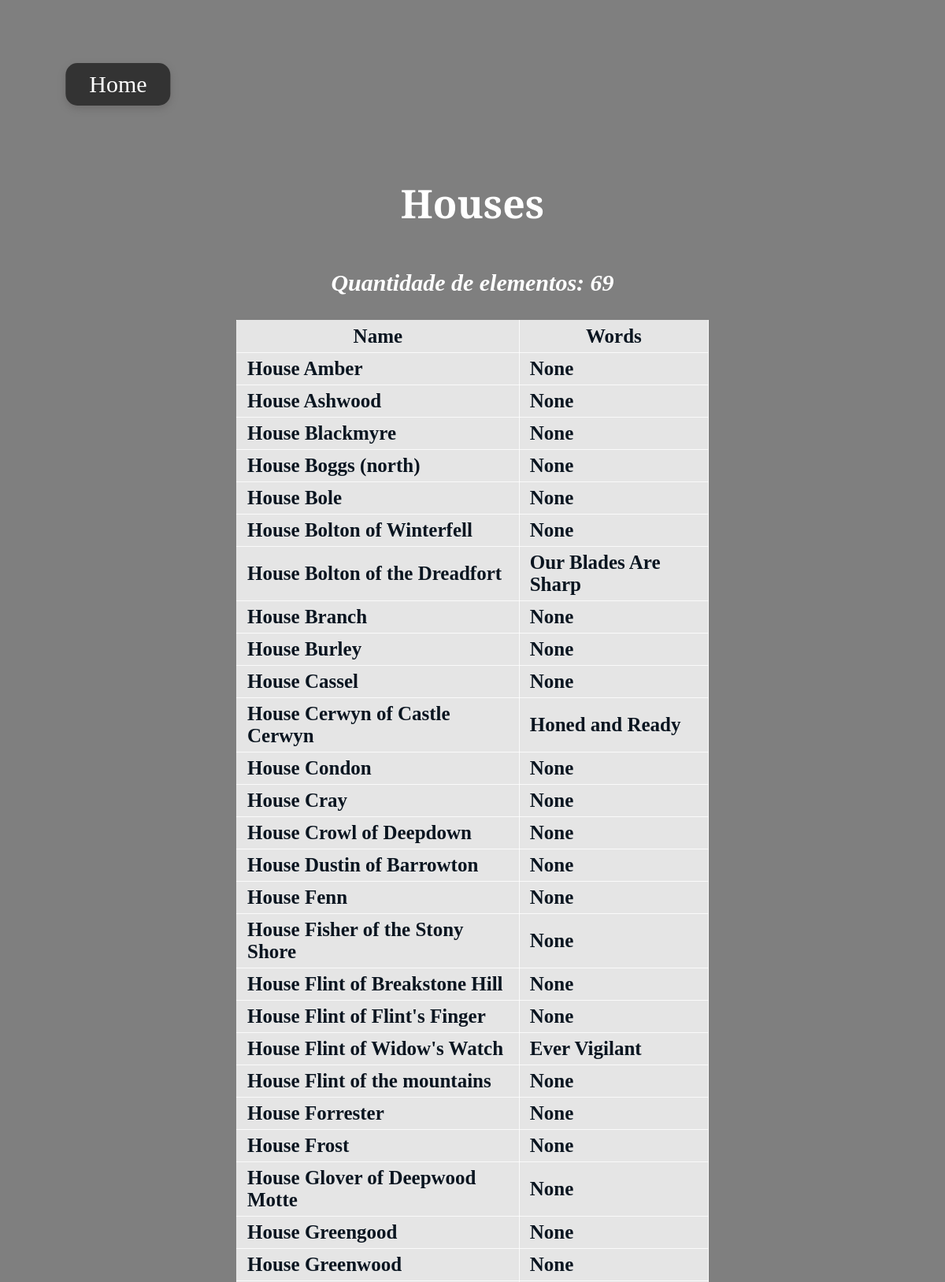
The page /regions/1/houses (upper part) on the database its author committed.
### tables this page shows
CREATE TABLE Houses (House_ID INTEGER PRIMARY KEY, House TEXT, Blazon_URL TEXT, Blazon_Description TEXT, City_ID INTEGER REFERENCES Cities (City_ID), Words TEXT);

### app.py (the view)
@APP.route('/regions/<int:id>/houses')
def houses_by_region(id):
    houses = db.execute(
        '''
        SELECT House, House_ID, Words
        FROM Houses natural join Cities natural join Regions
        WHERE Region_ID=?
        ORDER BY House
        ''', [id]).fetchall()
    if not houses:
        abort(404, 'Region ID {} does not exist.'.format(id))
    qtd = db.execute(
        '''
        SELECT count(house_id) AS qtd
        FROM Houses natural join Cities natural join Regions
        WHERE Region_ID=?;
        ''', [id]).fetchone()
    return render_template('housesbyregion.html', houses=houses, qtd=qtd)

### db.py (called while the page is built)
def execute(sql,args=None):
  global DB
  sql = re.sub('\s+',' ', sql)
  logging.info('SQL: {} Args: {}'.format(sql,args))
  return DB['cursor'].execute(sql, args) \
      if args != None else DB['cursor'].execute(sql)

### templates/housesbyregion.html (shortened to what this page needs)
<!DOCTYPE html>
<html lang="pt-BR">
<head>
    <link rel="stylesheet" href="../../static/css/lists.css"/>
</head>
<body>
    <button onclick="window.location.href='/'" class="btn-home">
        Home
    </button>
    <center><h1>Houses</h1>
      <p><i>Quantidade de elementos: {{qtd.qtd}}</i></p>
    </center>
    <table>
      <tr>
        <th>
          <b>Name</b>
        </th>
        <th>
          <b>Words</b>
        </th>
      </tr>
      {% for h in houses %}
      <tr>
        <td>
          <a href="/houses/{{ h.House_Id }}">{{ h.House }}</a>
        </td>
        <td>
          {{ h.Words }}
        </td>
      </tr>
      {% endfor %}
    </table>
</body>
</html>

### static/css/lists.css (style rules this page uses)
body { margin: 0; height: 100%; background-image: linear-gradient(rgba(0, 0, 0, 0.5), rgba(0, 0, 0, 0.5)), url('../map.jpg'); background-size: cover; background-position: center; background-attachment: fixed; color: white; justify-content: center; align-items: center; font-weight: bold; }
h1 { font-family: "Cinzel Decorative"; font-size: 50px; font-weight: bold; margin-top: 40px; justify-items: center; align-items: center; width: 50% !important; margin: 0 auto; margin-top: 70px; margin-bottom: 50px; }
p { font-size: 30px; }
a { font-size: 25px; color: inherit; text-decoration: none; transition: transform 0.3s ease; }
table { border-radius: 40px; align-items: center; width: 50% ; margin: auto; justify-content: center; font-size: 25px; color: #0a1520; padding: 0;border-collapse: collapse; }
table tr { border-top: 1px solid #cccccc; background-color: rgba(255, 255, 255, 0.80); margin: 0; padding: 0; }
table tr:nth-child(2n) { background-color: rgba(255, 255, 255, 0.80); }
table tr th { font-weight: bold; border: 1px solid rgba(255, 255, 255, 0.80); margin: 0; padding: 6px 13px; }
table tr td { border: 1px solid rgba(255, 255, 255, 0.80); margin: 0; padding: 6px 13px; }
table tr th :first-child, table tr td :first-child { margin-top: 0; }
table tr th :last-child, table tr td :last-child { margin-bottom: 0; }
.btn-home { font-family: 'Cinzel Decorative', serif; position: relative; top: 30px; left: 100px; margin: 50px; transform: translateX(-50%); padding: 10px 30px; font-size: 30px; border: none; background-color: #333; color: white; cursor: pointer; border-radius: 15px; transition: background-color 0.3s ease, transform 0.2s ease; box-shadow: 0 4px 10px rgba(86, 82, 82, 0.4); }

### rows shown on the page
Houses: House "House Amber", Words "None"
Houses: House "House Ashwood", Words "None"
Houses: House "House Blackmyre", Words "None"
Houses: House "House Boggs (north)", Words "None"
Houses: House "House Bole", Words "None"
Houses: House "House Bolton of Winterfell", Words "None"
Houses: House "House Bolton of the Dreadfort", Words "Our Blades Are Sharp"
Houses: House "House Branch", Words "None"
Houses: House "House Burley", Words "None"
Houses: House "House Cassel", Words "None"
Houses: House "House Cerwyn of Castle Cerwyn", Words "Honed and Ready"
Houses: House "House Condon", Words "None"
Houses: House "House Cray", Words "None"
Houses: House "House Crowl of Deepdown", Words "None"
Houses: House "House Dustin of Barrowton", Words "None"
Houses: House "House Fenn", Words "None"
Houses: House "House Fisher of the Stony Shore", Words "None"
Houses: House "House Flint of Breakstone Hill", Words "None"
Houses: House "House Flint of Flint's Finger", Words "None"
Houses: House "House Flint of Widow's Watch", Words "Ever Vigilant"
Houses: House "House Flint of the mountains", Words "None"
Houses: House "House Forrester", Words "None"
Houses: House "House Frost", Words "None"
Houses: House "House Glover of Deepwood Motte", Words "None"
Houses: House "House Greengood", Words "None"
Houses: House "House Greenwood", Words "None"

### other values the page prints
{{ qtd.qtd }} "69"
